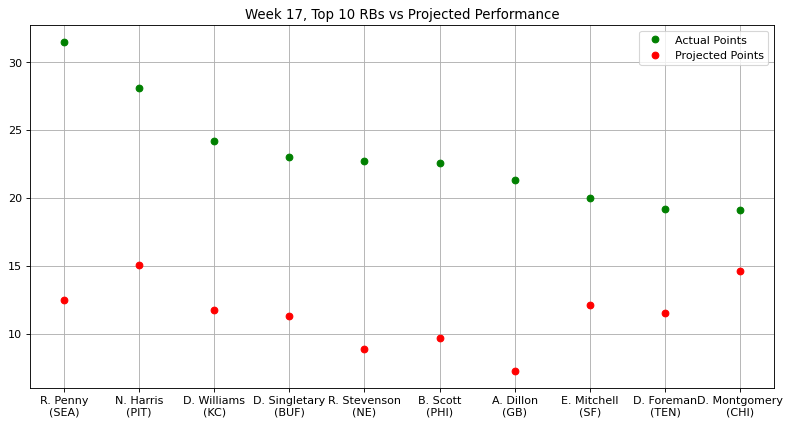

Recreate this plot in Python.
"""
Stats provided by NFL Fantasy
Week 17, Top 10 RBs vs Projected Performance
"""

import matplotlib.pyplot as plt
import numpy as np
from matplotlib.pyplot import figure
figure(figsize=(12, 6), dpi=80)

actual_points = np.array([31.50,28.10,24.20,23.00,22.70,22.60,21.30,20.00,19.20,19.10])
proj_points = np.array([12.51,15.05,11.79,11.34,8.90,9.68,7.26,12.16,11.56,14.65])
players = np.array(["R. Penny\n(SEA)","N. Harris\n(PIT)","D. Williams\n(KC)","D. Singletary\n(BUF)",
                    "R. Stevenson\n(NE)","B. Scott\n(PHI)","A. Dillon\n(GB)","E. Mitchell\n(SF)",
                    "D. Foreman\n(TEN)","D. Montgomery\n(CHI)"])

plt.plot(players, actual_points, 'o', c = 'g', label = 'Actual Points', ms = 6)
plt.plot(proj_points, 'o', c = 'r', label = 'Projected Points', ms = 6)
plt.title("Week 17, Top 10 RBs vs Projected Performance")
plt.legend()
plt.grid()
plt.show()
